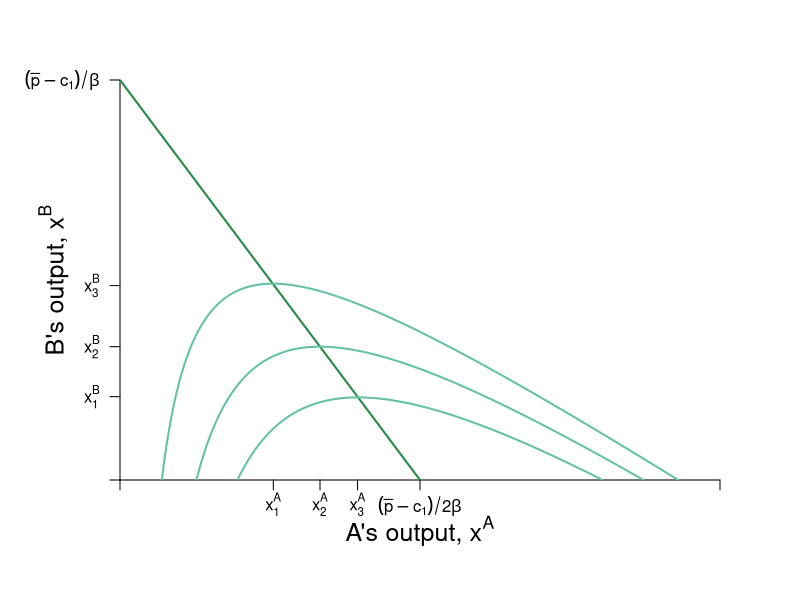

The R script that drew this image:
require(shape)
pdf(file = "competitionmarkets/cournot_brf_isoA_nolabels_worksheet.pdf", width = 9, height = 7)

#Set parameters for graphics
axislabelsize <- 1.5
graphlinewidth <- 2
segmentlinewidth <- 1.5

COL <- c("#7fc97f", "#beaed4", "#fdc086", "#ffff99", "#386cb0", "#f0027f", "#bf5b17", "#666666")
COLA <- c("#99d8c9","#66c2a4","#41ae76", "#238b45", "#005824")
COLB <- c("#4eb3d3", "#2b8cbe", "#0868ac","#084081")

par(mar =  c(6, 6, 4, 4))

piA <- function(xa, xb, s = 0.5, pmax = 20, c1 = 2) {
  (pmax - s*xb)*xa - s*(xa)^2 - c1*xa
}

piB <- function(xa, xb, s = 0.5, pmax = 20, c1 = 2) {
  (pmax - s*xa)*xb - s*(xb)^2 - c1*xb
}

brfB <- function(xa, s = 0.5, pmax = 20, c1 = 2) {
  (pmax - c1)/(2*s) - (1/2)*xa
}

brfA <- function(xa, s = 0.5, pmax = 20, c1 = 2) {
  (pmax - c1)/s - 2*xa
}




xlims <- c(0, 36)
ylims <- c(0, 36)

npts <- 501 
x <- seq(xlims[1], xlims[2], length.out = npts)
y <- seq(ylims[1], ylims[2], length.out = npts) 
a <- c(42, 72, 102)
b <- c(72, 81, 90)


#B's value when at A's bliss point
#0.35*log(5.88) + 0.35*log(8.88) + 0.5*log(10 - 5.88) + 0.5*log(15 - 8.88) 

#B's bliss point x = 4.11765; y = 6.17647
#A's value when at A's bliss point
#0.5*log(4.11765) + 0.5*log(6.17647) + 0.35*log(10 - 4.11765) + 0.35*log(15 - 6.17647) 


plot(0, 0, xlim = xlims, ylim = ylims, type = "n",
     xlab = expression(paste("")),
     ylab = expression(paste("")), 
     xaxt = "n", 
     yaxt = "n", 
     cex.lab = axislabelsize, 
     bty = "n",
     xaxs="i", 
     yaxs="i")

# ticksy <- seq(from = 0, to = ylims[2], by = 2)
# ylabels <- seq(from = 0, to = ylims[2], by = 2)
# ticksx <- seq(from = 0, to = xlims[2], by = 2)
# xlabels <- seq(from = 0, to = xlims[2], by = 2)
ticksy <- c(0, 7.5, 12, 17.5, ylims[2])
ylabels <- c(NA, expression(paste(x[1]^B)), expression(paste(x[2]^B)), expression(paste(x[3]^B)), expression(paste((bar(p) - c[1])/beta)))
ticksx <- c(0, 9.2, 12, 14.25, 18, xlims[2])
xlabels <- c(NA, expression(paste(x[1]^A)), expression(paste(x[2]^A)), expression(paste(x[3]^A)), expression(paste((bar(p) - c[1])/2*beta)), NA)


axis(1, at = ticksx, pos = 0, labels = xlabels)
axis(2, at = ticksy, pos = 0, labels = ylabels, las = 1)

npts <- 500 
xx1 <- seq(xlims[1], xlims[2], length.out = npts)

lines(xx1, brfA(xx1, s = 0.5, pmax = 20, c1 = 2), col = COLA[4], lwd = graphlinewidth)

contour(x, y, 
        outer(x, y, piA),
        drawlabels = FALSE,
        col = COLA[2],
        lwd = graphlinewidth,
        levels = a, 
        xaxs="i", 
        yaxs="i", 
        add = TRUE) 

mtext(expression(paste("A's output, ", x^A)), side=1, line = 2.5, cex = axislabelsize)
text(-4, 0.5*ylims[2], expression(paste("B's output, ", x^B)), xpd = TRUE, cex = axislabelsize, srt = 90) 




#Add arrows:
#arrows(-0.8, 10, -0.8, 14, xpd = TRUE, length=0.1,angle=40,lwd=3)
#arrows(6.2, -1.7, 9, -1.7, xpd = TRUE, length=0.1,angle=40,lwd=3)


# contour(x, y,
#         outer(x, y, piB),
#         #labels = c("v1", "v2", "v3"),
#         drawlabels = FALSE,
#         col = COLB[2],
#         #xlab = expression(paste("")),
#         #ylab = expression(paste("")),
#         lwd = graphlinewidth,
#         levels = b,
#         add = TRUE
#         #xaxs="i",
#         #yaxs="i"
# )


#segments(4.11765, 6.17647, 5.88, 8.88, lty = 1, col = COL[2] , lwd = graphlinewidth)
# text(7.3, 3, expression("Pareto Efficient"))
# text(7.3, 2.4, expression("Curve"))
# Arrows(7.3, 3.5, 7.3, 6.1, col = "black", lty = 1, lwd = 2, arr.type = "triangle", arr.lwd = 0.5)


# segments(0, 12, 14, 12, lty = 2, col = "gray" , lwd = segmentlinewidth)
# segments(12, 0, 12, 12, lty = 2, col = "gray" , lwd = segmentlinewidth)
# points(12, 12, pch = 16, col = "black", cex = 1.5)
# segments(0, 7.5, 16.25, 7.5, lty = 2, col = "gray" , lwd = segmentlinewidth)
# segments(14.25, 0, 14.25, 7.5, lty = 2, col = "gray" , lwd = segmentlinewidth)
# points(14.25, 7.5, pch = 16, col = "black", cex = 1.5)
# segments(0, 17.7, 11.2, 17.7, lty = 2, col = "gray" , lwd = segmentlinewidth)
# segments(9.2, 0, 9.2, 17.7, lty = 2, col = "gray" , lwd = segmentlinewidth)
# points(9.2, 17.7, pch = 16, col = "black", cex = 1.5)

# text(14.25, 22, expression(paste("Iso-profit horizontal")))
# text(14.25, 20.8, expression(paste("at intersection with")))
# text(14.25, 19.6, expression(paste("best response function")))
# Arrows(14.25, 19, 14.25, 9, col = "black", lty = 1, lwd = 2, arr.type = "triangle", arr.lwd = 0.5)



#Label the iso-welfare functions for the HG, Aisha
# text(3.2, 1.5, expression(pi[1]^A))
# text(5.5, 1.5, expression(pi[2]^A))
# text(8.2, 1.5, expression(pi[3]^A))
# text(31, 1.5, expression(pi[1]^A))
# text(28, 1.5, expression(pi[2]^A))
# text(25, 1.5, expression(pi[3]^A))
# text(30, 8, expression("A's iso-profit curves"))
# text(30, 6.7, expression(paste(pi[3]^A > pi[2]^A, phantom() > pi[1]^A)))
#text(6.6, 8.3, expression(u[4]^A))

#Label the indifference curves for the HG, Betty
# text(8.9, 19, expression(pi[1]^B))
# text(7.9, 19, expression(pi[2]^B))
# text(7, 19, expression(pi[3]^B))
#text(3.4, 6.9, expression(v[4]^B))

# #Label Nash Equilibrium 
# segments(0, 12, 12, 12, lty = 2, col = "gray" , lwd = segmentlinewidth)
# segments(12, 0, 12, 12, lty = 2, col = "gray" , lwd = segmentlinewidth)
# points(12, 12, pch = 16, col = "black", cex = 1.5)
# text(14, 12.4, expression(paste("Nash Equilibrium")))
# text(11.5, 11.5, expression(paste("n")))


# #Annotate Pareto Efficient Curve and relevant points
# segments(8, 6, 6, 8, lty = 1, col = COL[2] , lwd = graphlinewidth)
# points(6, 8, pch = 16, col = "black", cex = 1.5)
# text(6, 8.5, expression(paste("g")))
# 
# points(8, 6, pch = 16, col = "black", cex = 1.5)
# text(7, 7.5, expression(paste("i")))
# 
# points(7, 7, pch = 16, col = "black", cex = 1.5)
# text(8, 6.5, expression(paste("f")))

#points(5.84, 8.77, pch = 16, col = "black", cex = 1.5)

#A's brf
# text(7, 30, expression(paste("A's best response")))
# text(7, 29, expression(paste("function")))
# Arrows(7, 28.2, 7, 23.5, col = "black", lty = 1, lwd = 2, arr.type = "triangle", arr.lwd = 0.5)


dev.off()
